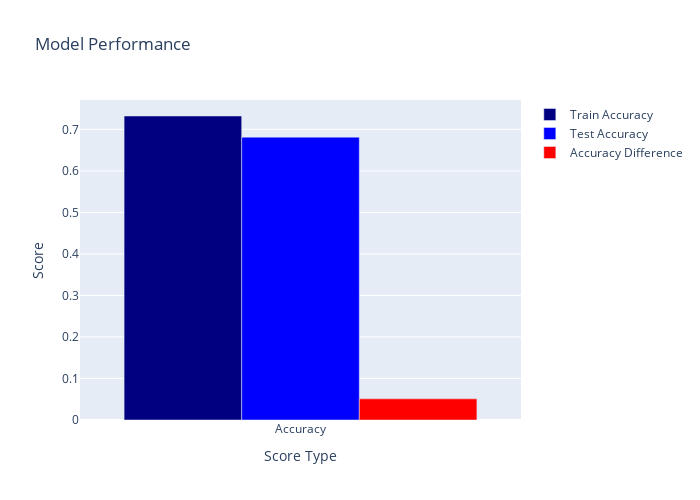

This figure's notebook cell:
### Code cell
# Train SVC model

from sklearn.svm import SVC

from sklearn.metrics import accuracy_score, confusion_matrix, classification_report

svc = SVC(kernel='rbf', C=0.8, gamma='auto', random_state=42)

svc.fit(df_x_select, df_y)

# Print the training accuracy score
svc_train_score = svc.score(df_x_select, df_y)
print('SVC Train Accuracy Score: {0}'.format(svc_train_score))

# Save the model
pickle.dump(svc, open('models/classification/svc.pkl', 'wb'))

# Make predictions
svc_pred = svc.predict(df_test_x_select)

# Calculate the accuracy score
svc_score = accuracy_score(df_test_y, svc_pred)
print('SVC Accuracy Score: {0}'.format(svc_score))

# Print the confusion matrix
print('Confusion Matrix')
print(confusion_matrix(df_test_y, svc_pred))

# Print the classification report
print('Classification Report')
print(classification_report(df_test_y, svc_pred))

plot_scores(svc_train_score, svc_score)

### Figure 1 — Plotly figure (JSON) as saved in the notebook; plotly's stock layout.template omitted (floating-point values rounded to 4 significant figures)
{"data": [{"marker": {"color": "navy"}, "name": "Train Accuracy", "type": "bar", "x": ["Accuracy"], "y": [0.7321]}, {"marker": {"color": "blue"}, "name": "Test Accuracy", "type": "bar", "x": ["Accuracy"], "y": [0.6812]}, {"marker": {"color": "red"}, "name": "Accuracy Difference", "type": "bar", "x": ["Accuracy"], "y": [0.05088]}], "layout": {"height": 500, "title": {"text": "Model Performance"}, "width": 700, "xaxis": {"title": {"text": "Score Type"}}, "yaxis": {"title": {"text": "Score"}}}}
